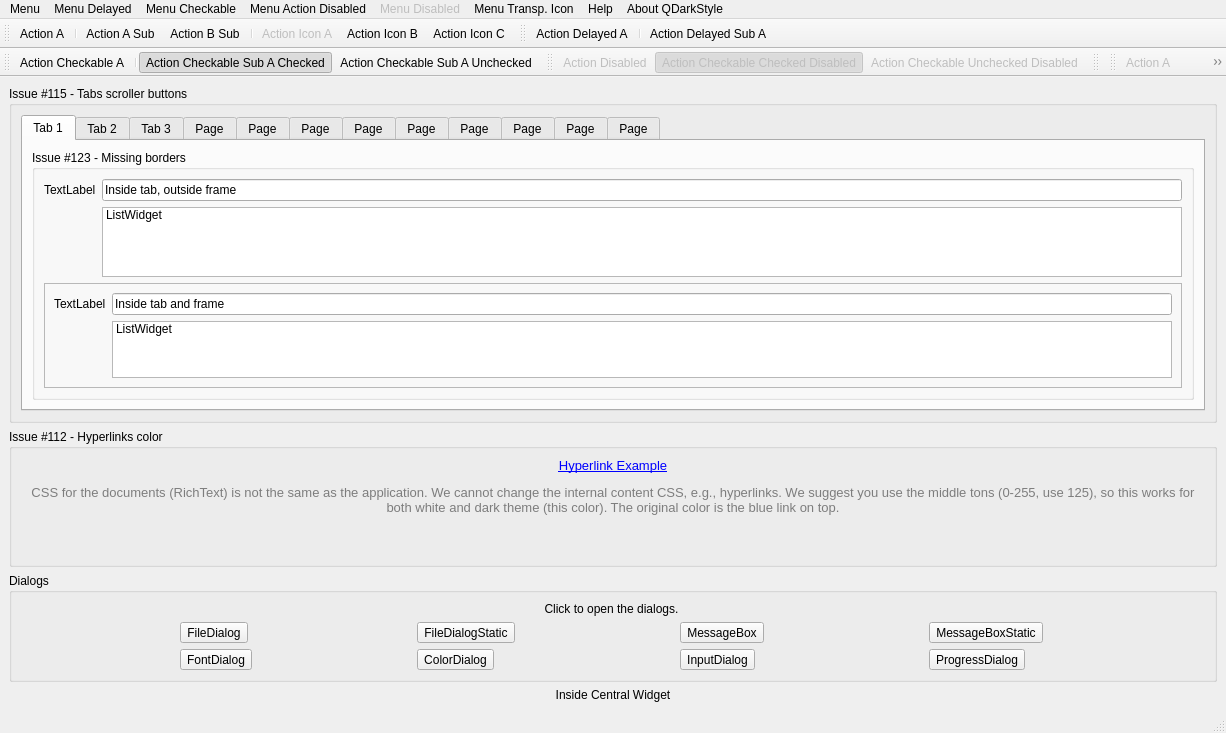
<?xml version="1.0" encoding="UTF-8"?>
<ui version="4.0">
 <class>MainWindow</class>
 <widget class="QMainWindow" name="MainWindow">
  <property name="geometry">
   <rect>
    <x>0</x>
    <y>0</y>
    <width>1226</width>
    <height>719</height>
   </rect>
  </property>
  <property name="windowTitle">
   <string>MainWindow</string>
  </property>
  <widget class="QWidget" name="centralwidget">
   <layout class="QGridLayout" name="gridLayout_7">
    <item row="3" column="0">
     <widget class="QLabel" name="label_71">
      <property name="text">
       <string>Inside Central Widget</string>
      </property>
      <property name="alignment">
       <set>Qt::AlignCenter</set>
      </property>
     </widget>
    </item>
    <item row="0" column="0">
     <widget class="QGroupBox" name="groupBox_2">
      <property name="title">
       <string>Issue #115 - Tabs scroller buttons</string>
      </property>
      <layout class="QGridLayout" name="gridLayout">
       <item row="0" column="0">
        <widget class="QTabWidget" name="tabWidget">
         <property name="currentIndex">
          <number>0</number>
         </property>
         <widget class="QWidget" name="tab">
          <attribute name="title">
           <string>Tab 1</string>
          </attribute>
          <layout class="QGridLayout" name="gridLayout_4">
           <item row="1" column="0">
            <widget class="QGroupBox" name="groupBox_3">
             <property name="title">
              <string>Issue #123 - Missing borders</string>
             </property>
             <layout class="QGridLayout" name="gridLayout_5">
              <item row="0" column="0">
               <widget class="QLabel" name="label_2">
                <property name="text">
                 <string>TextLabel</string>
                </property>
               </widget>
              </item>
              <item row="0" column="1">
               <widget class="QLineEdit" name="lineEdit">
                <property name="text">
                 <string>Inside tab, outside frame</string>
                </property>
               </widget>
              </item>
              <item row="2" column="0" colspan="2">
               <widget class="QFrame" name="frame">
                <property name="frameShape">
                 <enum>QFrame::StyledPanel</enum>
                </property>
                <property name="frameShadow">
                 <enum>QFrame::Raised</enum>
                </property>
                <layout class="QFormLayout" name="formLayout">
                 <property name="fieldGrowthPolicy">
                  <enum>QFormLayout::AllNonFixedFieldsGrow</enum>
                 </property>
                 <item row="0" column="0">
                  <widget class="QLabel" name="label_3">
                   <property name="text">
                    <string>TextLabel</string>
                   </property>
                  </widget>
                 </item>
                 <item row="0" column="1">
                  <widget class="QLineEdit" name="lineEdit_2">
                   <property name="text">
                    <string>Inside tab and frame</string>
                   </property>
                  </widget>
                 </item>
                 <item row="1" column="1">
                  <widget class="QListWidget" name="listWidget_2">
                   <item>
                    <property name="text">
                     <string>ListWidget</string>
                    </property>
                   </item>
                  </widget>
                 </item>
                </layout>
               </widget>
              </item>
              <item row="1" column="1">
               <widget class="QListWidget" name="listWidget">
                <item>
                 <property name="text">
                  <string>ListWidget</string>
                 </property>
                </item>
               </widget>
              </item>
             </layout>
            </widget>
           </item>
          </layout>
         </widget>
         <widget class="QWidget" name="tab_2">
          <attribute name="title">
           <string>Tab 2</string>
          </attribute>
          <layout class="QGridLayout" name="gridLayout_6">
           <item row="0" column="0">
            <widget class="QLabel" name="label_4">
             <property name="text">
              <string>TextLabel</string>
             </property>
            </widget>
           </item>
          </layout>
         </widget>
         <widget class="QWidget" name="tab_3">
          <attribute name="title">
           <string>Tab 3</string>
          </attribute>
         </widget>
         <widget class="QWidget" name="tab_4">
          <attribute name="title">
           <string>Page</string>
          </attribute>
         </widget>
         <widget class="QWidget" name="tab_5">
          <attribute name="title">
           <string>Page</string>
          </attribute>
         </widget>
         <widget class="QWidget" name="tab_6">
          <attribute name="title">
           <string>Page</string>
          </attribute>
         </widget>
         <widget class="QWidget" name="tab_7">
          <attribute name="title">
           <string>Page</string>
          </attribute>
         </widget>
         <widget class="QWidget" name="tab_8">
          <attribute name="title">
           <string>Page</string>
          </attribute>
         </widget>
         <widget class="QWidget" name="tab_9">
          <attribute name="title">
           <string>Page</string>
          </attribute>
         </widget>
         <widget class="QWidget" name="tab_10">
          <attribute name="title">
           <string>Page</string>
          </attribute>
         </widget>
         <widget class="QWidget" name="tab_11">
          <attribute name="title">
           <string>Page</string>
          </attribute>
         </widget>
         <widget class="QWidget" name="tab_12">
          <attribute name="title">
           <string>Page</string>
          </attribute>
          <layout class="QGridLayout" name="gridLayout_3"/>
         </widget>
        </widget>
       </item>
      </layout>
     </widget>
    </item>
    <item row="1" column="0">
     <widget class="QGroupBox" name="groupBox">
      <property name="title">
       <string>Issue #112 - Hyperlinks color</string>
      </property>
      <layout class="QGridLayout" name="gridLayout_2">
       <item row="0" column="0">
        <widget class="QLabel" name="label">
         <property name="lineWidth">
          <number>0</number>
         </property>
         <property name="text">
          <string>&lt;html&gt;&lt;head/&gt;&lt;body&gt;&lt;p align=&quot;center&quot;&gt;&lt;a href=&quot;https://github.com/ColinDuquesnoy/QDarkStyleSheet/issues/112&quot;&gt;&lt;span style=&quot; font-size:10pt; text-decoration: underline; color:#0000ff;&quot;&gt;Hyperlink Example&lt;/span&gt;&lt;/a&gt;&lt;/p&gt;&lt;p align=&quot;center&quot;&gt;&lt;span style=&quot; font-size:10pt; color:#7d7d7d;&quot;&gt;CSS for the documents (RichText) is not the same as the application. We cannot change the internal content CSS, e.g., hyperlinks. We suggest you use the middle tons (0-255, use 125), so this works for both white and dark theme (this color). The original color is the blue link on top.&lt;/span&gt;&lt;/p&gt;&lt;p align=&quot;center&quot;&gt;&lt;br/&gt;&lt;/p&gt;&lt;/body&gt;&lt;/html&gt;</string>
         </property>
         <property name="textFormat">
          <enum>Qt::RichText</enum>
         </property>
         <property name="alignment">
          <set>Qt::AlignCenter</set>
         </property>
         <property name="wordWrap">
          <bool>true</bool>
         </property>
         <property name="openExternalLinks">
          <bool>true</bool>
         </property>
         <property name="textInteractionFlags">
          <set>Qt::TextBrowserInteraction</set>
         </property>
        </widget>
       </item>
      </layout>
     </widget>
    </item>
    <item row="2" column="0">
     <widget class="QGroupBox" name="groupBoxDialogs">
      <property name="title">
       <string>Dialogs</string>
      </property>
      <layout class="QGridLayout" name="gridLayout_8">
       <item row="1" column="0">
        <widget class="QToolButton" name="toolButtonFileDialog">
         <property name="text">
          <string>FileDialog</string>
         </property>
        </widget>
       </item>
       <item row="1" column="1">
        <widget class="QToolButton" name="toolButtonFileDialogStatic">
         <property name="text">
          <string>FileDialogStatic</string>
         </property>
        </widget>
       </item>
       <item row="1" column="2">
        <widget class="QToolButton" name="toolButtonMessageBox">
         <property name="text">
          <string>MessageBox</string>
         </property>
        </widget>
       </item>
       <item row="1" column="3">
        <widget class="QToolButton" name="toolButtonMessageBoxStatic">
         <property name="text">
          <string>MessageBoxStatic</string>
         </property>
        </widget>
       </item>
       <item row="2" column="0">
        <widget class="QToolButton" name="toolButtonFontDialog">
         <property name="text">
          <string>FontDialog</string>
         </property>
        </widget>
       </item>
       <item row="2" column="1">
        <widget class="QToolButton" name="toolButtonColorDialog">
         <property name="text">
          <string>ColorDialog</string>
         </property>
        </widget>
       </item>
       <item row="2" column="2">
        <widget class="QToolButton" name="toolButtonInputDialog">
         <property name="text">
          <string>InputDialog</string>
         </property>
        </widget>
       </item>
       <item row="2" column="3">
        <widget class="QToolButton" name="toolButtonProgressDialog">
         <property name="text">
          <string>ProgressDialog</string>
         </property>
        </widget>
       </item>
       <item row="0" column="0" colspan="4">
        <widget class="QLabel" name="label_5">
         <property name="text">
          <string>Click to open the dialogs.</string>
         </property>
         <property name="alignment">
          <set>Qt::AlignCenter</set>
         </property>
        </widget>
       </item>
      </layout>
     </widget>
    </item>
   </layout>
  </widget>
  <widget class="QMenuBar" name="menubar">
   <property name="geometry">
    <rect>
     <x>0</x>
     <y>0</y>
     <width>1226</width>
     <height>23</height>
    </rect>
   </property>
   <widget class="QMenu" name="menuMenu">
    <property name="title">
     <string>Menu</string>
    </property>
    <widget class="QMenu" name="menuMenuSub">
     <property name="title">
      <string>Menu Sub</string>
     </property>
     <addaction name="actionActionSubA"/>
     <addaction name="actionActionSubB"/>
    </widget>
    <addaction name="actionActionA"/>
    <addaction name="menuMenuSub"/>
    <addaction name="actionActionIconADis"/>
    <addaction name="actionActionIconB"/>
    <addaction name="actionActionIconC"/>
   </widget>
   <widget class="QMenu" name="menuMenuDelayed">
    <property name="title">
     <string>Menu Delayed</string>
    </property>
    <widget class="QMenu" name="menuMenuSubDelayed">
     <property name="title">
      <string>Menu Sub Delayed</string>
     </property>
     <addaction name="actionActionDelayedSubA"/>
    </widget>
    <addaction name="actionActionDelayedA"/>
    <addaction name="actionActionCheckableA"/>
    <addaction name="menuMenuSubDelayed"/>
   </widget>
   <widget class="QMenu" name="menuMenuCheckale">
    <property name="title">
     <string>Menu Checkable</string>
    </property>
    <widget class="QMenu" name="menuNew">
     <property name="title">
      <string>New</string>
     </property>
     <addaction name="separator"/>
     <addaction name="actionNewB"/>
     <addaction name="actionNewD"/>
     <addaction name="actionNewC"/>
     <addaction name="separator"/>
     <addaction name="actionNewE"/>
    </widget>
    <addaction name="actionActionCheckableA"/>
    <addaction name="actionActionIconADis"/>
    <addaction name="actionActionIconB"/>
    <addaction name="actionActionIconC"/>
    <addaction name="separator"/>
    <addaction name="menuNew"/>
   </widget>
   <widget class="QMenu" name="menuAbout">
    <property name="title">
     <string>About QDarkStyle</string>
    </property>
   </widget>
   <widget class="QMenu" name="menuHelp">
    <property name="title">
     <string>Help</string>
    </property>
   </widget>
   <widget class="QMenu" name="menuMenuActionDis">
    <property name="enabled">
     <bool>true</bool>
    </property>
    <property name="title">
     <string>Menu Action Disabled</string>
    </property>
    <addaction name="actionActionDis"/>
    <addaction name="actionActionCheckableCheckedDis"/>
    <addaction name="actionActionCheckableUncheckedDis"/>
    <addaction name="actionActionIconADis"/>
    <addaction name="actionActionIconB"/>
    <addaction name="actionActionIconC"/>
   </widget>
   <widget class="QMenu" name="menuMenuDisabled">
    <property name="enabled">
     <bool>false</bool>
    </property>
    <property name="title">
     <string>Menu Disabled</string>
    </property>
   </widget>
   <widget class="QMenu" name="menuMenuTranspIcon">
    <property name="title">
     <string>Menu Transp. Icon</string>
    </property>
    <addaction name="actionActionCheckableA"/>
    <addaction name="actionActionTranspIcon"/>
   </widget>
   <addaction name="menuMenu"/>
   <addaction name="menuMenuDelayed"/>
   <addaction name="menuMenuCheckale"/>
   <addaction name="menuMenuActionDis"/>
   <addaction name="menuMenuDisabled"/>
   <addaction name="menuMenuTranspIcon"/>
   <addaction name="menuHelp"/>
   <addaction name="menuAbout"/>
  </widget>
  <widget class="QStatusBar" name="statusbar"/>
  <widget class="QToolBar" name="toolBar">
   <property name="enabled">
    <bool>true</bool>
   </property>
   <property name="windowTitle">
    <string>Tool bar actions</string>
   </property>
   <property name="toolTip">
    <string>Tool bar actions</string>
   </property>
   <property name="iconSize">
    <size>
     <width>16</width>
     <height>16</height>
    </size>
   </property>
   <attribute name="toolBarArea">
    <enum>TopToolBarArea</enum>
   </attribute>
   <attribute name="toolBarBreak">
    <bool>false</bool>
   </attribute>
   <addaction name="actionActionA"/>
   <addaction name="separator"/>
   <addaction name="actionActionSubA"/>
   <addaction name="actionActionSubB"/>
   <addaction name="separator"/>
   <addaction name="actionActionIconADis"/>
   <addaction name="actionActionIconB"/>
   <addaction name="actionActionIconC"/>
  </widget>
  <widget class="QToolBar" name="toolBarDelayed">
   <property name="windowTitle">
    <string>Tool bar actions delayed</string>
   </property>
   <property name="toolTip">
    <string>Tool bar actions delayed</string>
   </property>
   <attribute name="toolBarArea">
    <enum>TopToolBarArea</enum>
   </attribute>
   <attribute name="toolBarBreak">
    <bool>false</bool>
   </attribute>
   <addaction name="actionActionDelayedA"/>
   <addaction name="separator"/>
   <addaction name="actionActionDelayedSubA"/>
  </widget>
  <widget class="QToolBar" name="toolBarCheckable">
   <property name="windowTitle">
    <string>Tool bar action checkable</string>
   </property>
   <property name="toolTip">
    <string>Toolbar actions checkable</string>
   </property>
   <attribute name="toolBarArea">
    <enum>TopToolBarArea</enum>
   </attribute>
   <attribute name="toolBarBreak">
    <bool>true</bool>
   </attribute>
   <addaction name="actionActionCheckableA"/>
   <addaction name="separator"/>
   <addaction name="actionActionCheckableSubAChecked"/>
   <addaction name="actionActionCheckableSubAUnchecked"/>
  </widget>
  <widget class="QToolBar" name="toolBarActionDis">
   <property name="windowTitle">
    <string>Toolbar with actions disabled</string>
   </property>
   <property name="toolTip">
    <string>Toolbar with actions disabled</string>
   </property>
   <attribute name="toolBarArea">
    <enum>TopToolBarArea</enum>
   </attribute>
   <attribute name="toolBarBreak">
    <bool>false</bool>
   </attribute>
   <addaction name="actionActionDis"/>
   <addaction name="actionActionCheckableCheckedDis"/>
   <addaction name="actionActionCheckableUncheckedDis"/>
  </widget>
  <widget class="QToolBar" name="toolBarMenus">
   <property name="windowTitle">
    <string>Toolbar with menu</string>
   </property>
   <property name="toolTip">
    <string>Toolbar with menu</string>
   </property>
   <attribute name="toolBarArea">
    <enum>TopToolBarArea</enum>
   </attribute>
   <attribute name="toolBarBreak">
    <bool>false</bool>
   </attribute>
  </widget>
  <widget class="QToolBar" name="toolBarDis">
   <property name="enabled">
    <bool>false</bool>
   </property>
   <property name="windowTitle">
    <string>Toolbar disabled</string>
   </property>
   <property name="toolTip">
    <string>Toolbar disabled</string>
   </property>
   <attribute name="toolBarArea">
    <enum>TopToolBarArea</enum>
   </attribute>
   <attribute name="toolBarBreak">
    <bool>false</bool>
   </attribute>
   <addaction name="actionActionA"/>
   <addaction name="actionActionSubA"/>
   <addaction name="actionActionCheckableCheckedDis"/>
  </widget>
  <action name="actionActionA">
   <property name="text">
    <string>Action A</string>
   </property>
  </action>
  <action name="actionActionSubA">
   <property name="text">
    <string>Action A Sub</string>
   </property>
   <property name="toolTip">
    <string>Action A Sub</string>
   </property>
  </action>
  <action name="actionActionSubB">
   <property name="text">
    <string>Action B Sub</string>
   </property>
  </action>
  <action name="actionActionDelayedA">
   <property name="text">
    <string>Action Delayed A</string>
   </property>
   <property name="toolTip">
    <string>Action Delayed A</string>
   </property>
  </action>
  <action name="actionActionDelayedSubA">
   <property name="text">
    <string>Action Delayed Sub A</string>
   </property>
   <property name="toolTip">
    <string>Action Delayed Sub A</string>
   </property>
  </action>
  <action name="actionActionCheckableA">
   <property name="checkable">
    <bool>true</bool>
   </property>
   <property name="enabled">
    <bool>true</bool>
   </property>
   <property name="text">
    <string>Action Checkable A</string>
   </property>
   <property name="toolTip">
    <string>Action Checkable A</string>
   </property>
  </action>
  <action name="actionActionCheckableSubAChecked">
   <property name="checkable">
    <bool>true</bool>
   </property>
   <property name="checked">
    <bool>true</bool>
   </property>
   <property name="text">
    <string>Action Checkable Sub A Checked</string>
   </property>
   <property name="toolTip">
    <string>Action Checkable Sub A Checked</string>
   </property>
  </action>
  <action name="actionActionCheckableSubAUnchecked">
   <property name="checkable">
    <bool>true</bool>
   </property>
   <property name="text">
    <string>Action Checkable Sub A Unchecked</string>
   </property>
   <property name="toolTip">
    <string>Action Checkable Sub A Unchecked</string>
   </property>
  </action>
  <action name="actionNewB">
   <property name="text">
    <string>New B</string>
   </property>
  </action>
  <action name="actionNewC">
   <property name="text">
    <string>New C</string>
   </property>
  </action>
  <action name="actionNewD">
   <property name="text">
    <string>New D</string>
   </property>
  </action>
  <action name="actionNewE">
   <property name="text">
    <string>New E</string>
   </property>
  </action>
  <action name="actionActionIconADis">
   <property name="enabled">
    <bool>false</bool>
   </property>
   <property name="icon">
    <iconset resource="../../dark/style.qrc">
     <normaloff>:/qss_icons/dark/rc/window_undock_focus.png</normaloff>:/qss_icons/dark/rc/window_undock_focus.png</iconset>
   </property>
   <property name="text">
    <string>Action Icon A</string>
   </property>
  </action>
  <action name="actionActionIconB">
   <property name="enabled">
    <bool>true</bool>
   </property>
   <property name="icon">
    <iconset resource="../../dark/style.qrc">
     <normaloff>:/qss_icons/dark/rc/window_close_focus.png</normaloff>:/qss_icons/dark/rc/window_close_focus.png</iconset>
   </property>
   <property name="text">
    <string>Action Icon B</string>
   </property>
   <property name="toolTip">
    <string>Action Icon B</string>
   </property>
  </action>
  <action name="actionActionIconC">
   <property name="icon">
    <iconset resource="../../dark/style.qrc">
     <normaloff>:/qss_icons/dark/rc/window_grip_focus.png</normaloff>:/qss_icons/dark/rc/window_grip_focus.png</iconset>
   </property>
   <property name="text">
    <string>Action Icon C</string>
   </property>
  </action>
  <action name="actionActionDis">
   <property name="enabled">
    <bool>false</bool>
   </property>
   <property name="text">
    <string>Action Disabled</string>
   </property>
   <property name="toolTip">
    <string>Action Disabled</string>
   </property>
  </action>
  <action name="actionActionCheckableCheckedDis">
   <property name="checkable">
    <bool>true</bool>
   </property>
   <property name="checked">
    <bool>true</bool>
   </property>
   <property name="enabled">
    <bool>false</bool>
   </property>
   <property name="text">
    <string>Action Checkable Checked Disabled</string>
   </property>
   <property name="toolTip">
    <string>Action Checkable Checked Disabled</string>
   </property>
  </action>
  <action name="actionActionCheckableUncheckedDis">
   <property name="checkable">
    <bool>true</bool>
   </property>
   <property name="enabled">
    <bool>false</bool>
   </property>
   <property name="text">
    <string>Action Checkable Unchecked Disabled</string>
   </property>
   <property name="toolTip">
    <string>Action Checkable Unchecked Disabled</string>
   </property>
  </action>
  <action name="actionActionTranspIcon">
   <property name="icon">
    <iconset resource="../../dark/style.qrc">
     <normaloff>:/qss_icons/dark/rc/transparent.png</normaloff>:/qss_icons/dark/rc/transparent.png</iconset>
   </property>
   <property name="text">
    <string>Action Transp. Icon</string>
   </property>
  </action>
 </widget>
 <tabstops>
  <tabstop>lineEdit</tabstop>
  <tabstop>tabWidget</tabstop>
  <tabstop>lineEdit_2</tabstop>
 </tabstops>
 <resources>
  <include location="../../dark/style.qrc"/>
 </resources>
 <connections/>
</ui>
